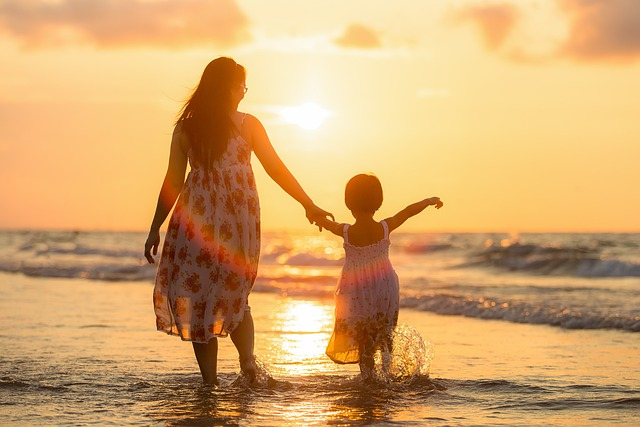
#> input picture images/image-2.jpg, 640 x 427 px
$ jupyter execute image_processing_with_pillow.ipynb
#> lines starting #> are read from the running program, lines starting #| are printed output that depends on the picture
### Image Processing with Pillow

[cell 1]
from PIL import Image

Note: img is not of type numpy array

[cell 2]
img = Image.open("../images/image-2.jpg")
#> img is the input picture: PIL image 640x427 RGB; mean R, G, B 212, 166.8, 109.7
img_3 = Image.open("../images/image-3.jpg")
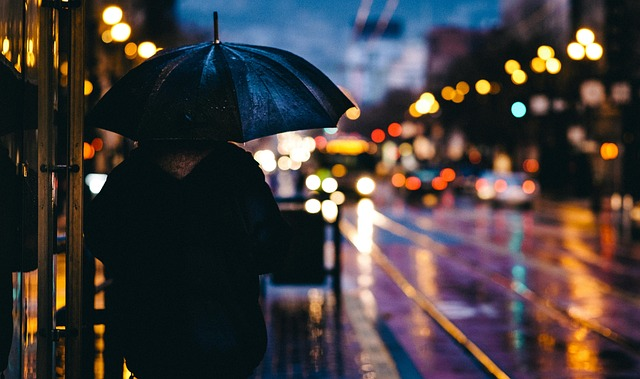
#> input picture images/image-3.jpg, 640 x 379 px
#> img_3 is the input picture: PIL image 640x379 RGB; mean R, G, B 66.5, 60.4, 60.2
print(type(img))
#| <class 'PIL.JpegImagePlugin.JpegImageFile'>
print(img.mode)
#| RGB
print(img.size)
#| (640, 427)

[cell 3]
#Resizing the image
small_img = img.resize((200,300))
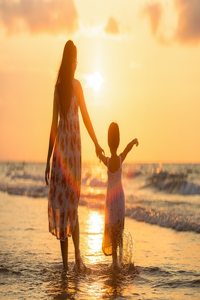
#> small_img: PIL image 200x300 RGB; mean R, G, B 212, 166.8, 109.7
small_img.save("output_images/image-2_resized.jpg")

[cell 4]
#This preserves aspect ratio
#Take 200 as width and squeeze to certain height to preserve the previous aspect ratio
#If we give larger values then resizing doesn't happen
img.thumbnail((200,300))
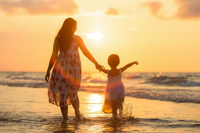
#> img: PIL image 200x133 RGB; mean R, G, B 212, 166.8, 109.7
img.save("output_images/image-2_thumbnail.jpg")
print(img.size)
#| (200, 133)

#### Cropping the image

[cell 5]
cropped_img = img.crop((0,0,300,300)) #left,upper,right,lower
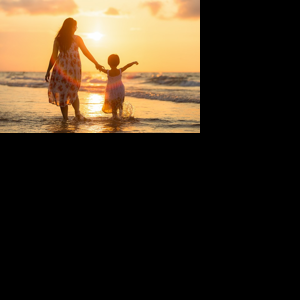
#> cropped_img: PIL image 300x300 RGB; mean R, G, B 62.7, 49.3, 32.4
cropped_img.save("output_images/image-2_cropped.jpg")

[cell 6]
img_3.thumbnail((100,200))
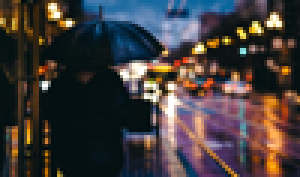
#> img_3: PIL image 100x59 RGB (shown 3 times larger); mean R, G, B 66.3, 60.3, 60.1
#Copy and paste image on another image
img_copy = img.copy()
img_copy.paste(img_3,(40,40))
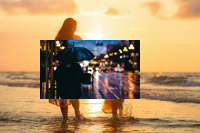
#> img_copy: PIL image 200x133 RGB; mean R, G, B 183.4, 149.4, 104.8
img_copy.save("output_images/img_3_on_img_copy_paste.jpg")

#### Rotating image

[cell 7]
img_rot_90 = img.rotate(90)
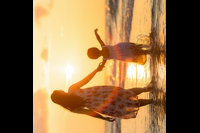
#> img_rot_90: PIL image 200x133 RGB; mean R, G, B 139.8, 109.5, 71.5
img_rot_90.save("output_images/img_rot_90.jpg")

#### Iterating through multiple images

[cell 8]
import glob

[cell 9]
path="../images/*"

for file in glob.glob(path):
    a= Image.open(file)
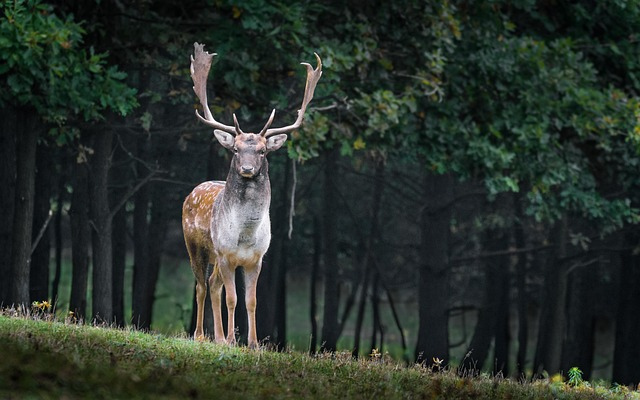
#> input picture images/image-12.jpg, 640 x 400 px
#> a is the input picture: PIL image 640x400 RGB; mean R, G, B 41.6, 49.9, 43
    print(a)
#| <PIL.JpegImagePlugin.JpegImageFile image mode=RGB size=640x400 at 0x7F37FDB54D10>
